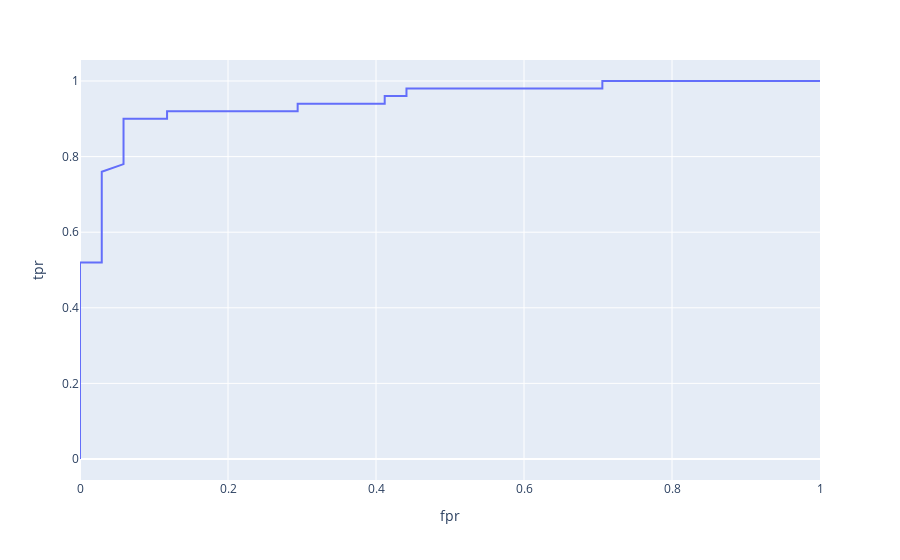

Notebook code cell kept with this figure:
### Code cell
# classifier_reduced.predict_proba(X_test_reduced)[:,1]
from sklearn.metrics import roc_curve, roc_auc_score

fpr, tpr, thresholds = roc_curve(y_test, list(classifier_reduced.predict_proba(X_test_reduced)[:,1]), drop_intermediate=False)
df_roc = pd.DataFrame({'fpr':fpr, 'tpr':tpr, 'threshold':thresholds})

fig = px.line(df_roc, x='fpr', y='tpr', hover_data=['threshold'])
fig.show()
